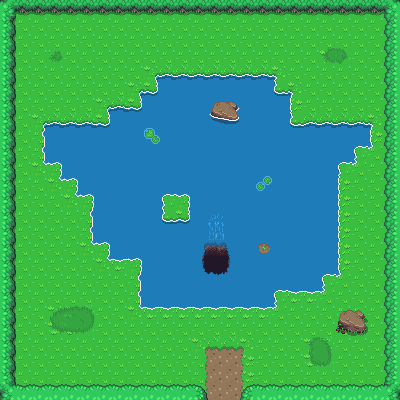

Tiled map render using the project's own tile images. Description and the whole map definition, tile-layer contents included, below:
An orthogonal 25x25 tile map with 16x16 px tiles, 3 tile layers (Ground, Collisions, Interactables) and 9 objects.

<map version="1.8" tiledversion="1.8.1" orientation="orthogonal" renderorder="left-down" width="25" height="25" tilewidth="16" tileheight="16" infinite="0" nextlayerid="6" nextobjectid="12">
 <properties>
  <property name="MapName" value="The Pond" />
 </properties>
 <tileset firstgid="1" source="Overworld.tsx" />
 <layer id="1" name="Ground" width="25" height="25">
  <properties>
   <property name="unity:SortingLayer" value="Tilemap" />
  </properties>
  <data encoding="csv">
1,1,1,1,1,1,1,1,1,1,1,1,1,1,1,1,1,1,1,1,1,1,1,1,1,
1,1,1,1,1,1,1,1,1,1,1,1,1,1,1,1,1,1,1,1,1,1,1,1,1,
1,1,1,1,1,1,1,1,1,1,1,1,1,1,1,1,1,1,1,1,1,1,1,1,1,
1,1,1,1134,1,1,1,1,1,1,1,1,1,1,1,1,1,1,1,1,1132,1133,1,1,1,
1,1,1,1,1,1,1,1,1,243,244,244,244,244,244,244,244,245,1,1,1,1,1,1,1,
1,1,1,1,1,1,1,1,243,404,284,284,284,284,284,284,284,403,245,1,1,1,1,1,1,
1,1,1,1,1,1,243,244,404,284,284,284,284,284,284,284,284,284,285,1,1,1,1,1,1,
1,1,243,244,244,244,404,284,284,284,284,284,284,284,284,284,284,284,403,244,244,244,244,245,1,
1,1,283,284,284,284,284,284,284,284,284,284,284,284,284,284,284,284,284,284,284,284,284,285,1,
1,1,283,284,284,284,284,284,284,284,284,284,284,284,284,284,284,284,284,284,284,284,363,325,1,
1,1,323,364,284,284,284,284,284,284,284,284,284,284,284,284,284,284,284,284,284,363,325,1,1,
1,1,1,323,364,284,284,284,284,284,284,284,284,284,284,284,284,284,284,284,284,285,1,1,1,
1,1,1,1,323,364,284,284,284,284,363,364,284,284,284,284,284,284,284,284,284,285,1,1,1,
1,1,1,1,1,283,284,284,284,284,403,404,284,284,284,284,284,284,284,284,284,285,1,1,1,
1,1,1,1,1,283,284,284,284,284,284,284,284,284,284,284,284,284,284,284,284,285,1,1,1,
1,1,1,1,1,323,364,284,284,284,284,284,284,284,284,284,284,284,284,284,284,285,1,1,1,
1,1,1,1,1,1,323,324,364,284,284,284,284,284,284,284,284,284,284,284,284,285,1,1,1,
1,1,1,1,1,1,1,1,283,284,284,284,284,284,284,284,284,284,284,284,363,325,1,1,1,
1,1,1,1,1,1,1,1,283,284,284,284,284,284,284,284,284,363,324,324,325,1,1,1,1,
1,1,1,1297,1298,1299,1,1,323,324,324,324,324,324,324,324,324,325,1,1,1,1,1,1,1,
1,1,1,1337,1338,1339,1,1,1,1,1,1,1,1,1,1,1,1,1,1,1,1,1,1,1,
1,1,1,1,1,1,1,1,1,1,1,1,1161,1162,1162,1163,1,1,1,1090,1091,1,1,1,1,
1,1,1,1,1,1,1,1,1,1,1,1,1201,1202,1202,1203,1,1,1,1130,1131,1,1,1,1,
1,1,1,1,1,1,1,1,1,1,1,1,1201,1202,1202,1203,1,1,1,1,1,1,1,1,1,
1,1,1,1,1,1,1,1,1,1,1,1,1201,1202,1202,1203,1,1,1,1,1,1,1,1,1
</data>
 </layer>
 <layer id="2" name="Collisions" width="25" height="25">
  <properties>
   <property name="unity:SortingLayer" value="Tilemap" />
  </properties>
  <data encoding="csv">
648,766,766,766,766,766,766,766,766,766,766,766,766,766,766,766,766,766,766,766,766,766,766,766,688,
728,0,0,0,0,0,0,0,0,0,0,0,0,0,0,0,0,0,0,0,0,0,0,0,727,
728,0,0,0,0,0,0,0,0,0,0,0,0,0,0,0,0,0,0,0,0,0,0,0,727,
728,0,0,0,0,0,0,0,0,0,0,0,0,0,0,0,0,0,0,0,0,0,0,0,727,
728,0,0,0,0,0,0,0,0,0,0,0,0,0,0,0,0,0,0,0,0,0,0,0,727,
728,0,0,0,0,0,0,0,0,0,0,0,0,0,0,0,0,0,0,0,0,0,0,0,727,
728,0,0,0,0,0,0,0,0,0,0,0,0,334,335,0,0,0,0,0,0,0,0,0,727,
728,0,0,0,0,0,0,0,0,0,0,0,0,374,375,0,0,0,0,0,0,0,0,0,727,
728,0,0,0,0,0,0,0,0,6,0,0,0,0,0,0,0,0,0,0,0,0,0,0,727,
728,0,0,0,0,0,0,0,0,0,0,0,0,0,0,0,0,0,0,0,0,0,0,0,727,
728,0,0,0,0,0,0,0,0,0,0,0,0,0,0,0,0,0,0,0,0,0,0,0,727,
728,0,0,0,0,0,0,0,0,0,0,0,0,0,0,0,5,0,0,0,0,0,0,0,727,
728,0,0,0,0,0,0,0,0,0,0,0,0,0,0,0,0,0,0,0,0,0,0,0,727,
728,0,0,0,0,0,0,0,0,0,0,0,0,260,0,0,0,0,0,0,0,0,0,0,727,
728,0,0,0,0,0,0,0,0,0,0,0,0,300,0,0,0,0,0,0,0,0,0,0,727,
728,0,0,0,0,0,0,0,0,0,0,0,1012,1013,1014,284,2,0,0,0,0,0,0,0,727,
728,0,0,0,0,0,0,0,0,0,0,0,1052,1053,1054,284,0,0,0,0,0,0,0,0,727,
728,0,0,0,0,0,0,0,0,0,0,0,1092,1093,1094,0,0,0,0,0,0,0,0,0,727,
728,0,0,0,0,0,0,0,0,0,0,0,0,0,0,0,0,0,0,0,0,0,0,0,727,
728,0,0,0,0,0,0,0,0,0,0,0,0,0,0,0,0,0,0,0,0,450,451,0,727,
728,0,0,0,0,0,0,0,0,0,0,0,0,0,0,0,0,0,0,0,0,490,491,0,727,
728,0,0,0,0,0,0,0,0,0,0,0,0,0,0,0,0,0,0,0,0,0,0,0,727,
728,0,0,0,0,0,0,0,0,0,0,0,0,0,0,0,0,0,0,0,0,0,0,0,727,
728,0,0,0,0,0,0,0,0,0,0,0,0,0,0,0,0,0,0,0,0,0,0,0,727,
688,726,726,726,726,726,726,726,726,726,726,726,647,0,0,646,726,726,726,726,726,726,726,726,648
</data>
 </layer>
 <layer id="5" name="Interactables" width="25" height="25">
  <properties>
   <property name="unity:SortingLayer" value="Interactables" />
  </properties>
  <data encoding="csv">
0,0,0,0,0,0,0,0,0,0,0,0,0,0,0,0,0,0,0,0,0,0,0,0,0,
0,0,0,0,0,0,0,0,0,0,0,0,0,0,0,0,0,0,0,0,0,0,0,0,0,
0,0,0,0,0,0,0,0,0,0,0,0,0,0,0,0,0,0,0,0,0,0,0,0,0,
0,0,0,0,0,0,0,0,0,0,0,0,0,0,0,0,0,0,0,0,0,0,0,0,0,
0,0,0,0,0,0,0,0,0,0,0,0,0,0,0,0,0,0,0,0,0,0,0,0,0,
0,0,0,0,0,0,0,0,0,0,0,0,0,0,0,0,0,0,0,0,0,0,0,0,0,
0,0,0,0,0,0,0,0,0,0,0,0,0,0,0,0,0,0,0,0,0,0,0,0,0,
0,0,0,0,0,0,0,0,0,0,0,0,0,0,0,0,0,0,0,0,0,0,0,0,0,
0,0,0,0,0,0,0,0,0,0,0,0,0,0,0,0,0,0,0,0,0,0,0,0,0,
0,0,0,0,0,0,0,0,0,0,0,0,0,0,0,0,0,0,0,0,0,0,0,0,0,
0,0,0,0,0,0,0,0,0,0,0,0,0,0,0,0,0,0,0,0,0,0,0,0,0,
0,0,0,0,0,0,0,0,0,0,0,0,0,0,0,0,0,0,0,0,0,0,0,0,0,
0,0,0,0,0,0,0,0,0,0,0,0,0,0,0,0,0,0,0,0,0,0,0,0,0,
0,0,0,0,0,0,0,0,0,0,0,0,0,0,0,0,0,0,0,0,0,0,0,0,0,
0,0,0,0,0,0,0,0,0,0,0,0,0,0,0,0,0,0,0,0,0,0,0,0,0,
0,0,0,0,0,0,0,0,0,0,0,0,0,0,0,0,0,0,0,0,0,0,0,0,0,
0,0,0,0,0,0,0,0,0,0,0,0,0,0,0,0,0,0,0,0,0,0,0,0,0,
0,0,0,0,0,0,0,0,0,0,0,0,0,0,0,0,0,0,0,0,0,0,0,0,0,
0,0,0,0,0,0,0,0,0,0,0,0,0,0,0,0,0,0,0,0,0,0,0,0,0,
0,0,0,0,0,0,0,0,0,0,0,0,0,0,0,0,0,0,0,0,0,0,0,0,0,
0,0,0,0,0,0,0,0,0,0,0,0,0,0,0,0,0,0,0,0,0,0,0,0,0,
0,0,0,0,0,0,0,0,0,0,0,0,0,0,0,0,0,0,0,0,0,0,0,0,0,
0,0,0,0,0,0,0,0,0,0,0,0,0,0,0,0,0,0,0,0,0,0,0,0,0,
0,0,0,0,0,0,0,0,0,0,0,0,0,0,0,0,0,0,0,0,0,0,0,0,0,
0,0,0,0,0,0,0,0,0,0,0,0,0,0,0,0,0,0,0,0,0,0,0,0,0
</data>
 </layer>
 <objectgroup id="3" name="Collision Mask">
  <properties>
   <property name="unity:SortingMap" value="Tilemap" />
  </properties>
  <object id="1" x="0.0118797" y="0.000622159" width="399.986" height="16.0005" />
  <object id="2" x="383.999" y="0.0664063" width="15.9974" height="400" />
  <object id="3" x="0.016925" y="0.00284091" width="15.9974" height="400" />
  <object id="4" x="0.0078125" y="384" width="207.992" height="16" />
  <object id="5" x="240.031" y="384.011" width="159.965" height="15.9967" />
  <object id="6" x="336.003" y="309.938" width="31.9875" height="26.0472">
   <ellipse />
  </object>
  <object id="9" x="158.767" y="76.6667">
   <polygon points="0,0 114.1,0 114.1,16.4286 130.4,16.4286 130.4,49.2857 211.9,49.2857 211.567,69.7143 195.267,69.7143 195.297,85.2641 179.633,85.4762 179.3,197.143 163,197.143 163,213.571 115.009,213.753 114.918,229.909 -17.5727,229.727 -17.0273,181.987 -49.4455,182.26 -48.9,165.831 -65.4727,165.922 -64.9273,118.545 -81.5909,118.273 -81.1364,102.571 -97.8909,102.571 -97.6182,85.7792 -114.1,85.8701 -114.1,65.7143 -114.1,49.2857 -48.9,49.2857 -48.9,32.8571 -32.6,32.8571 -16.3,32.8571 -16.3,16.4286 0,16.4286" />
  </object>
  <object id="10" x="208" y="304" width="16" height="16">
   <properties>
    <property name="unity:IsTrigger" type="bool" value="true" />
   </properties>
  </object>
 </objectgroup>
 <objectgroup id="4" name="Room Transfers">
  <properties>
   <property name="unity:SortingLayer" value="Interactables" />
  </properties>
  <object id="11" x="208" y="392" width="32" height="8">
   <properties>
    <property name="DestinationMap" value="Overworld0,0" />
    <property name="OriginMap" value="Overworld0,1" />
    <property name="unity:IsTrigger" type="bool" value="true" />
    <property name="unity:Tag" value="RoomChangeTrigger" />
   </properties>
  </object>
 </objectgroup>
</map>
